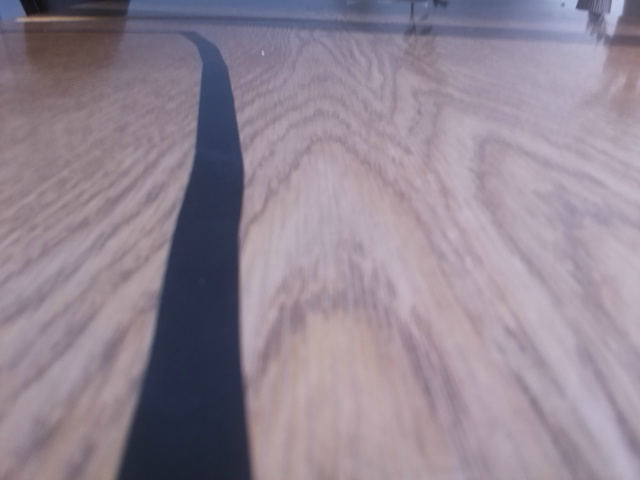
#> input picture HSV/test_images/8f.jpg, 640 x 480 px, found by its file name
$ python main.py
#> lines starting #> are read from the running program, lines starting #| are printed output that depends on the picture; after the words box and inside, x2 and y2 are one past the last pixel; in counts of white or black regions, pixels touching at a corner belong together
import cv2
import numpy as np

image = cv2.imread("/home/student1/code/JetBot/HSV/test_images/8f.jpg")
#> image is the input picture: shape (480, 640, 3); mean B, G, R 147.8, 134.5, 146.4
cv2.imshow("Original", image)

result = image.copy()

image = cv2.cvtColor(image, cv2.COLOR_BGR2HSV)
#> image: shape (480, 640, 3); mean H, S, V 145.8, 37, 152.7

lower = np.array([0, 5, 50])
upper = np.array([179, 50, 255])

lower_mask = cv2.inRange(image, lower, upper)
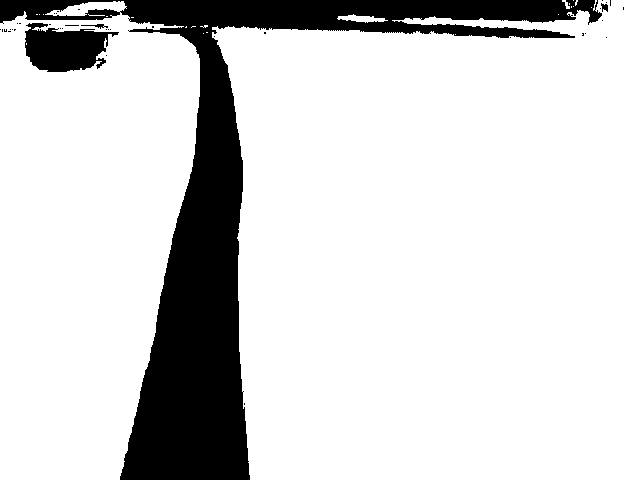
#> lower_mask: shape (480, 640); 83.8% white; 39 black regions (35 under 20 px), largest, box (x1, y1, x2, y2) and area: (0, 0, 602, 480) 46495, (25, 23, 119, 72) 3081, (81, 24, 108, 29) 49, (601, 3, 608, 12) 41

result = cv2.bitwise_and(result, result, mask=lower_mask)
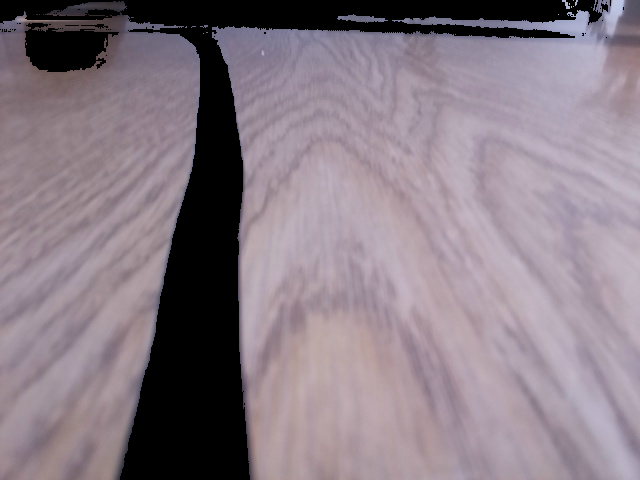
#> result: shape (480, 640, 3); mean B, G, R 133.3, 123.8, 136.3

cv2.imshow('mask', lower_mask)
cv2.imshow('result', result)

cv2.waitKey(0)
cv2.destroyAllWindows()

$ run again, with HSV/test_images/10f.jpg copied over HSV/test_images/8f.jpg
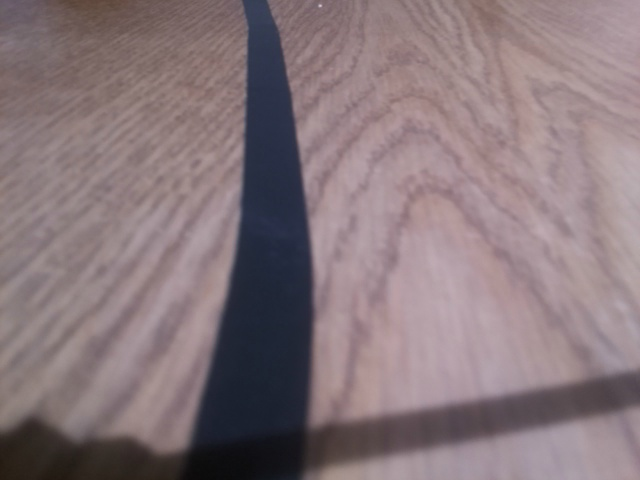
#> input picture HSV/test_images/10f.jpg, 640 x 480 px, found by its file name
#> image is the input picture: shape (480, 640, 3); mean B, G, R 123, 118.6, 135.1
#> image: shape (480, 640, 3); mean H, S, V 121, 41.5, 137.4
#> `lower_mask = cv2.inRange(image, lower, upper)`:
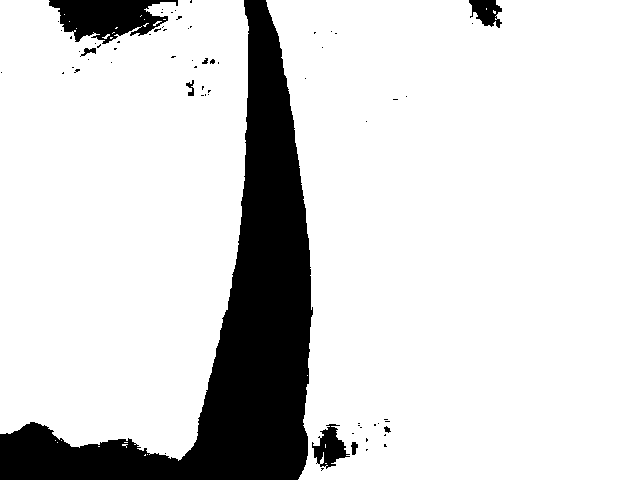
#> lower_mask: shape (480, 640); 84.9% white; 68 black regions (59 under 20 px), largest, box (x1, y1, x2, y2) and area: (0, 0, 313, 480) 40921, (49, 0, 178, 44) 3435, (312, 424, 350, 469) 855
#> `result = cv2.bitwise_and(result, result, mask=lower_mask)`:
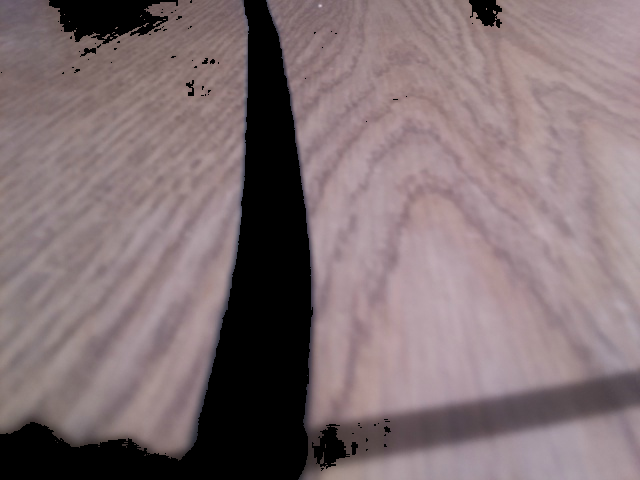
#> result: shape (480, 640, 3); mean B, G, R 114.8, 111.9, 128.4

$ run again, with HSV/test_images/1f.jpg copied over HSV/test_images/8f.jpg
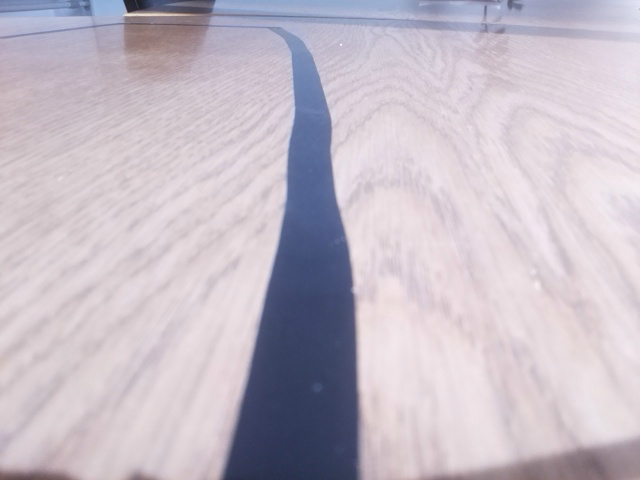
#> input picture HSV/test_images/1f.jpg, 640 x 480 px, found by its file name
#> image is the input picture: shape (480, 640, 3); mean B, G, R 198.9, 188, 196.7
#> image: shape (480, 640, 3); mean H, S, V 152.9, 26.6, 204.1
#> `lower_mask = cv2.inRange(image, lower, upper)`:
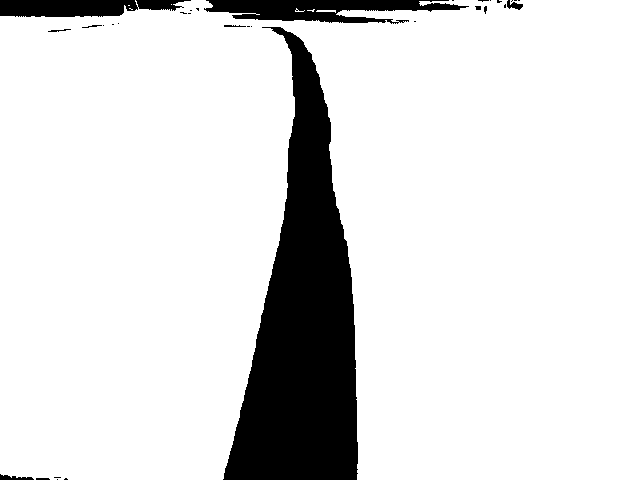
#> lower_mask: shape (480, 640); 87.2% white; 32 black regions (22 under 20 px), largest, box (x1, y1, x2, y2) and area: (223, 27, 358, 480) 32659, (204, 0, 469, 24) 3755, (0, 0, 191, 17) 2548
#> `result = cv2.bitwise_and(result, result, mask=lower_mask)`:
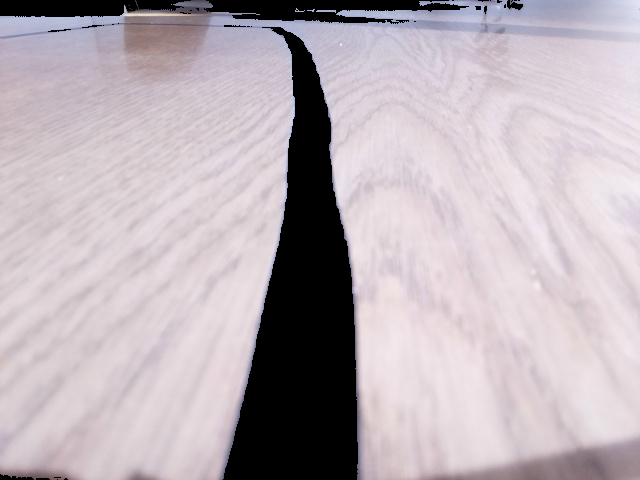
#> result: shape (480, 640, 3); mean B, G, R 182.7, 176.3, 186.3
